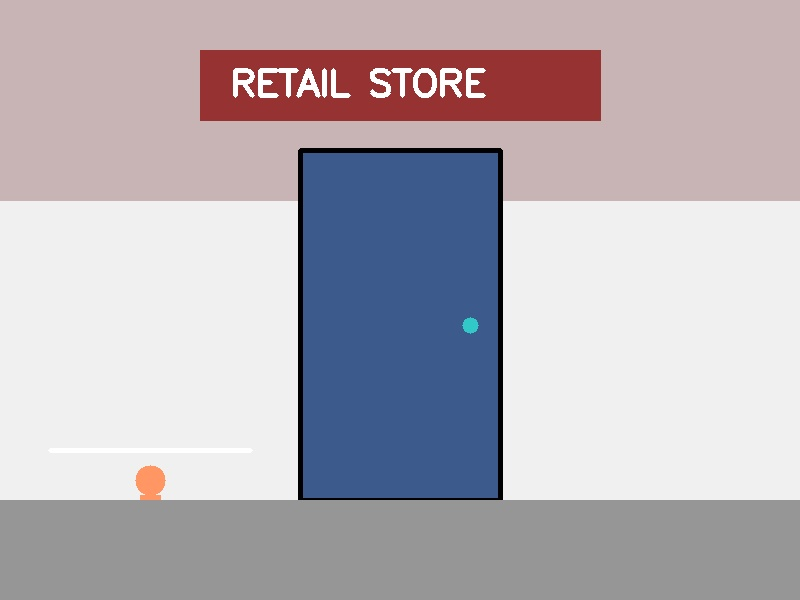
#> input picture ada_compliance_system/test_images/realistic_store.jpg, 800 x 600 px
$ python test_pipeline.py
#> lines starting #> are read from the running program, lines starting #| are printed output that depends on the picture; after the words box and inside, x2 and y2 are one past the last pixel; in counts of white or black regions, pixels touching at a corner belong together
### ada_compliance_system/video_processor.py
"""
Video Processor Module

This module handles extracting key frames from video files for analysis.
Videos contain thousands of frames, but we only need a few representative frames.

Technical concepts:
- Videos are sequences of images (frames) shown rapidly
- We extract frames at intervals rather than analyzing every single frame
- This saves computation time and API costs
"""

import cv2
import numpy as np
from pathlib import Path
from typing import List, Tuple
import config

class VideoProcessor:
    """
    Handles video file processing and frame extraction.

    Why use a class?
    - Groups related functionality together (cohesion)
    - Can maintain state (like video properties)
    - Makes code reusable and testable
    """

    # [116 lines left out: functions __init__, extract_frames, save_frames, not called in this run]

    def process_image(self, image_path: str) -> np.ndarray:
        """
        Load a single image file (not a video).

        Args:
            image_path: Path to image file

        Returns:
            Image as numpy array

        Why this method? Our system should work with both videos AND images.
        This is called "flexible input handling".
        """
        img_path = Path(image_path)

        if not img_path.exists():
            raise FileNotFoundError(f"Image file not found: {image_path}")

        # Read image file
        image = cv2.imread(str(img_path))

        if image is None:
            raise ValueError(f"Could not read image: {image_path}")

        print(f"Image loaded: {img_path.name}")
        print(f"  Size: {image.shape[1]}x{image.shape[0]} pixels")

        return image

    def __del__(self):
        """
        Destructor - cleanup when object is destroyed.

        Technical note: Always release video resources to avoid memory leaks.
        This is called "resource management".
        """
        if hasattr(self, 'video'):
            self.video.release()


# [18 lines left out: function process_video_file, not called in this run]


def process_image_file(image_path: str) -> np.ndarray:
    """
    Convenience function to load a single image.

    Args:
        image_path: Path to image file

    Returns:
        Image as numpy array
    """
    processor = VideoProcessor.__new__(VideoProcessor)  # Create without __init__
    return processor.process_image(image_path)
#> in process_image, image is the input picture: shape (600, 800, 3); mean B, G, R 183.5, 176.4, 182.6
#|   Size: 800x600 pixels


# Demo/test code - runs when you execute this file directly
# [43 lines that do not run on import are left out]

### ada_compliance_system/object_detector.py
"""
Object Detector Module

This module handles object detection in images using YOLO-style detection.

IMPORTANT CONCEPT - Abstraction:
We're creating an "interface" (DetectionResult class and ObjectDetector class)
that defines HOW to use object detection, regardless of the specific model.
This means we can swap YOLO for another model later without changing other code.

Technical Terms:
- Bounding Box: Rectangle around a detected object [x, y, width, height]
- Confidence: How sure the model is (0.0 to 1.0, where 1.0 = 100% confident)
- Class: What type of object (door, car, person, etc.)
"""

import cv2
import numpy as np
from dataclasses import dataclass
from typing import List, Dict, Tuple
import config

@dataclass
class DetectionResult:
    """
    Data class to store information about a detected object.

    Why use @dataclass?
    - Automatically creates __init__, __repr__, etc.
    - Clean way to store structured data
    - Type hints make code more readable

    Attributes:
        class_id: Numeric ID of the object class
        class_name: Human-readable name (e.g., "car", "door")
        confidence: How confident the model is (0.0-1.0)
        bbox: Bounding box [x, y, width, height] in pixels
        center: Center point (x, y) of the bounding box
    """
    class_id: int
    class_name: str
    confidence: float
    bbox: Tuple[int, int, int, int]  # x, y, width, height
    center: Tuple[int, int]

    @property
    def x(self) -> int:
        """X coordinate of top-left corner"""
        return self.bbox[0]

    @property
    def y(self) -> int:
        """Y coordinate of top-left corner"""
        return self.bbox[1]

    @property
    def width(self) -> int:
        """Width of bounding box"""
        return self.bbox[2]

    @property
    def height(self) -> int:
        """Height of bounding box"""
        return self.bbox[3]

    # [14 lines left out: function get_crop, not called in this run]


class ObjectDetector:
    """
    Handles object detection in images.

    Architecture Pattern: This class provides a consistent interface
    whether we're using real YOLO or a mock detector.
    """

    def __init__(self, use_mock: bool = True):
        """
        Initialize the object detector.

        Args:
            use_mock: If True, use mock detection (for demo/testing)
                     If False, use real YOLO (requires ultralytics)

        Why have a mock mode?
        - Can develop/test without the full model
        - Faster for testing
        - Shows what the real output will look like
        """
        self.use_mock = use_mock
        self.confidence_threshold = config.YOLO_CONFIDENCE_THRESHOLD

        if not use_mock:
            try:
                from ultralytics import YOLO
                self.model = YOLO(config.YOLO_MODEL)
                print(f"✓ Loaded YOLO model: {config.YOLO_MODEL}")
            except ImportError:
                print("⚠ ultralytics not installed, falling back to mock mode")
                self.use_mock = True

        if self.use_mock:
            print("ℹ Using mock detector (simulated detections)")

    def detect(self, image: np.ndarray) -> List[DetectionResult]:
        """
        Detect objects in an image.

        Args:
            image: Image as numpy array (from VideoProcessor)

        Returns:
            List of DetectionResult objects

        This is the main method - it analyzes the image and returns
        all detected objects with their locations and classifications.
        """
        if self.use_mock:
            return self._mock_detect(image)
        else:
            return self._yolo_detect(image)

    def _mock_detect(self, image: np.ndarray) -> List[DetectionResult]:
        """
        Mock detection for testing/demo purposes.

        Simulates finding objects using simple computer vision techniques:
        - Edge detection to find rectangular shapes (doors, signs)
        - Color detection for specific features

        This is simplified but demonstrates the concept.
        """
        height, width = image.shape[:2]
        detections = []

        # Convert to grayscale for edge detection
        gray = cv2.cvtColor(image, cv2.COLOR_BGR2GRAY)

        # Use Canny edge detection to find edges
        # Technical: Canny finds rapid changes in brightness (edges)
        edges = cv2.Canny(gray, 50, 150)

        # Find contours (continuous edges forming shapes)
        contours, _ = cv2.findContours(edges, cv2.RETR_EXTERNAL,
                                       cv2.CHAIN_APPROX_SIMPLE)

        # Analyze each contour to simulate object detection
        for contour in contours:
            # Get bounding rectangle
            x, y, w, h = cv2.boundingRect(contour)

            # Filter by size - ignore tiny or huge detections
            area = w * h
            if area < 1000 or area > (width * height * 0.5):
                continue

            # Simulate classification based on aspect ratio and position
            aspect_ratio = w / h if h > 0 else 0

            # Heuristics (rules of thumb) to guess object type:
            if 0.3 < aspect_ratio < 0.7 and y > height * 0.3:
                # Tall and thin, lower in image = likely a door
                class_id = 0
                class_name = "door"
                confidence = 0.75
            elif aspect_ratio > 1.5 and w > width * 0.2:
                # Wide rectangle = possibly a vehicle
                class_id = 2
                class_name = "car"
                confidence = 0.65
            elif w < width * 0.3 and h < height * 0.3:
                # Small rectangle = possibly signage or obstacle
                class_id = 14
                class_name = "sign"
                confidence = 0.60
            else:
                # Unknown object
                class_id = 99
                class_name = "object"
                confidence = 0.50

            # Only keep high-confidence detections
            if confidence >= self.confidence_threshold:
                center = (x + w // 2, y + h // 2)
                detection = DetectionResult(
                    class_id=class_id,
                    class_name=class_name,
                    confidence=confidence,
                    bbox=(x, y, w, h),
                    center=center
                )
                detections.append(detection)

        print(f"  Mock detector found {len(detections)} objects")
        return detections

    # [43 lines left out: function _yolo_detect, not called in this run]

    def filter_relevant_objects(self, detections: List[DetectionResult]) -> List[DetectionResult]:
        """
        Filter detections to only keep ADA-relevant objects.

        Args:
            detections: All detected objects

        Returns:
            Filtered list of only relevant objects

        Why filter?
        - YOLO detects 80 different object types
        - We only care about ~15 for accessibility
        - Reduces noise and API costs (fewer objects to analyze)
        """
        relevant = []

        for detection in detections:
            # Check if this class is in our relevant classes list
            if detection.class_id in config.RELEVANT_CLASSES:
                relevant.append(detection)
                print(f"  ✓ Found relevant object: {detection.class_name} "
                      f"({detection.confidence:.2f} confidence)")

        return relevant


def visualize_detections(image: np.ndarray,
                        detections: List[DetectionResult],
                        save_path: str = None) -> np.ndarray:
    """
    Draw bounding boxes on the image to visualize detections.

    Args:
        image: Original image
        detections: List of detected objects
        save_path: Optional path to save the annotated image

    Returns:
        Annotated image with bounding boxes

    Why visualize?
    - Helps debug detection issues
    - Shows users what was detected
    - Makes the demo more impressive!
    """
    # Make a copy so we don't modify the original
    annotated = image.copy()

    for detection in detections:
        x, y, w, h = detection.bbox

        # Choose color based on object type
        color = (0, 255, 0)  # Default green

        # Draw rectangle
        cv2.rectangle(annotated, (x, y), (x + w, y + h),
                     color, config.BBOX_THICKNESS)

        # Create label text
        label = f"{detection.class_name}: {detection.confidence:.2f}"

        # Calculate text size for background
        (text_w, text_h), _ = cv2.getTextSize(
            label, cv2.FONT_HERSHEY_SIMPLEX,
            config.FONT_SCALE, config.FONT_THICKNESS
        )

        # Draw label background (for readability)
        cv2.rectangle(annotated, (x, y - text_h - 10),
                     (x + text_w, y), color, -1)

        # Draw label text
        cv2.putText(annotated, label, (x, y - 5),
                   cv2.FONT_HERSHEY_SIMPLEX, config.FONT_SCALE,
                   (255, 255, 255), config.FONT_THICKNESS)

    if save_path:
        cv2.imwrite(save_path, annotated)
        print(f"✓ Saved annotated image to: {save_path}")

    return annotated


# Demo/test code
# [43 lines that do not run on import are left out]

### ada_compliance_system/test_pipeline.py
#!/usr/bin/env python3
"""
Integrated Test: Video Processing + Object Detection

This script demonstrates the complete pipeline so far:
1. Load an image (or extract frames from video)
2. Detect objects in the image
3. Filter for ADA-relevant objects
4. Visualize the results
"""

import config
from video_processor import process_image_file
from object_detector import ObjectDetector, visualize_detections

def test_full_pipeline():
    """Test the complete detection pipeline"""

    print("=" * 70)
    print("INTEGRATED TEST: Image Processing → Object Detection")
    print("=" * 70)

    # Step 1: Load image
    print("\n[Step 1] Loading test image...")
    test_image = config.TEST_IMAGES_DIR / "realistic_store.jpg"

    if not test_image.exists():
        print(f"⚠ Test image not found: {test_image}")
        print("Creating a test image...")
        import cv2
        import numpy as np

        # Quick test image
        img = np.ones((400, 600, 3), dtype=np.uint8) * 200
        cv2.rectangle(img, (100, 100), (500, 300), (100, 100, 200), -1)
        cv2.putText(img, "TEST ENTRANCE", (150, 220),
                   cv2.FONT_HERSHEY_SIMPLEX, 1.5, (255, 255, 255), 3)
        cv2.imwrite(str(test_image), img)

    image = process_image_file(str(test_image))
    print(f"✓ Loaded image: {image.shape[1]}x{image.shape[0]} pixels")
#| ✓ Loaded image: 800x600 pixels

    # Step 2: Initialize detector
    print("\n[Step 2] Initializing object detector...")
    detector = ObjectDetector(use_mock=True)
    print("✓ Detector ready")

    # Step 3: Detect objects
    print("\n[Step 3] Running object detection...")
    all_detections = detector.detect(image)
#> in _mock_detect, `gray = cv2.cvtColor(image, cv2.COLOR_BGR2GRAY)`:
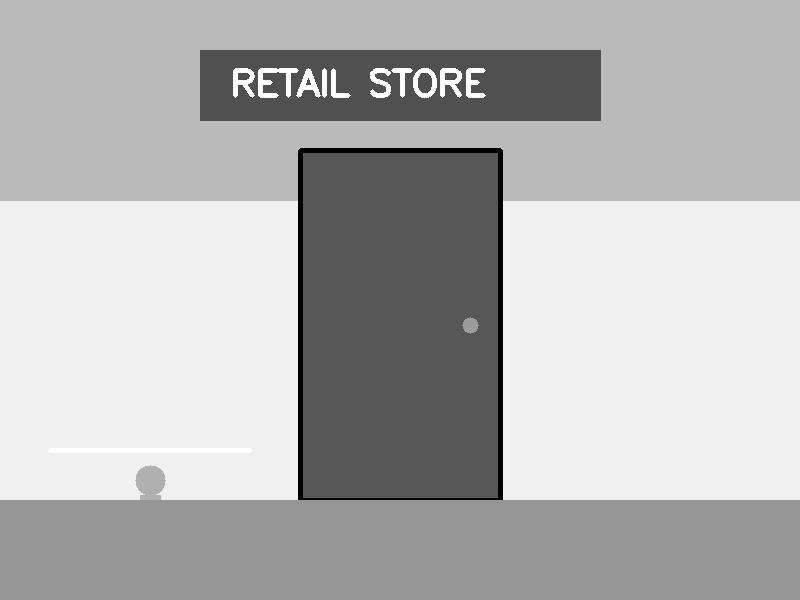
#> gray: shape (600, 800); min 0, max 255, mean 179.1
#> in _mock_detect, `edges = cv2.Canny(gray, 50, 150)`:
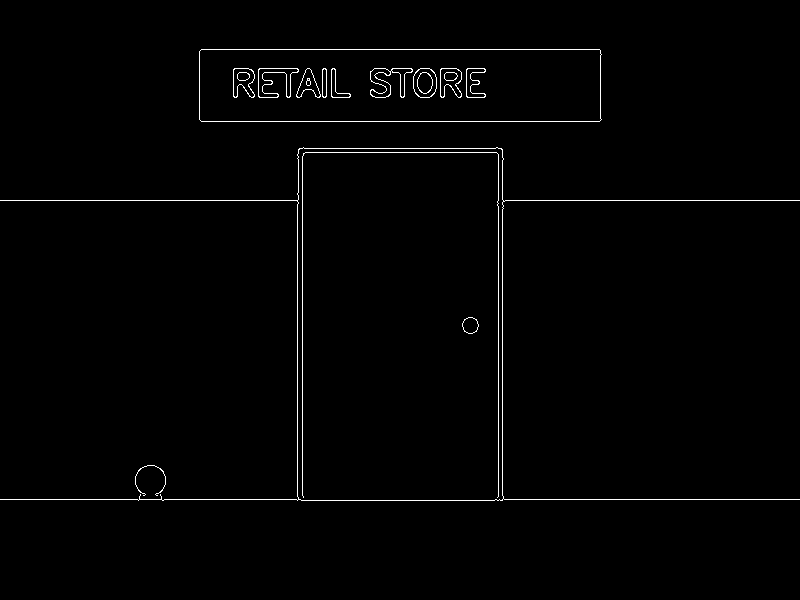
#> edges: shape (600, 800); 1.2% white in thin lines or dots, all inside (x1, y1, x2, y2) = (0, 49, 800, 501)
#> in _mock_detect, `contours, _ = cv2.findContours(edges, cv2.RETR_EXTERNAL, cv2.CHAIN_APP..`: contours = 3 contours, 1 with area under 20; largest, box (x1, y1, x2, y2) and area: (0, 147, 800, 501) 72116, (199, 49, 602, 122) 28869
#> the loop in _mock_detect, `for contour in contours:` made 3 passes
#> (x, y, w, h, area, aspect_ratio, class_id, class_name) on pass 3: (199, 49, 403, 73, 29419, 5.52, 2, 'car')
#> (x, y, w, h, area) on passes 1 to 2: (135, 465, 31, 31, 961), (0, 147, 800, 354, 283200)
#> after the loop in _mock_detect, `for contour in contours:`: detections = 1 item
#|   Mock detector found 1 objects
#> all_detections = 1 item
    print(f"✓ Raw detections: {len(all_detections)} objects found")
#| ✓ Raw detections: 1 objects found

    if all_detections:
        print("\nAll detected objects:")
        for i, det in enumerate(all_detections, 1):
            print(f"  {i}. {det.class_name:12s} "
                  f"bbox: ({det.x:3d}, {det.y:3d}, {det.width:3d}, {det.height:3d}) "
                  f"conf: {det.confidence:.2f}")
#> this loop made 1 pass
#> i on pass 1: 1
#|   1. car          bbox: (199,  49, 403,  73) conf: 0.65

    # Step 4: Filter for ADA-relevant objects
    print("\n[Step 4] Filtering for ADA-relevant objects...")
    relevant_detections = detector.filter_relevant_objects(all_detections)
#> the loop in filter_relevant_objects, `for detection in detections:` made 1 pass
#|   ✓ Found relevant object: car (0.65 confidence)
#> relevant_detections = 1 item
    print(f"✓ Relevant objects: {len(relevant_detections)}")
#| ✓ Relevant objects: 1

    # Step 5: Visualize results
    print("\n[Step 5] Creating visualization...")
    output_path = str(config.OUTPUTS_DIR / "pipeline_test_result.jpg")
    annotated = visualize_detections(image, all_detections, output_path)
#> the loop in visualize_detections, `for detection in detections:` made 1 pass
#> (x, y, w, h, color, label, text_w, text_h) on pass 1: (199, 49, 403, 73, (0, 255, 0), 'car: 0.65', 90, 14)
#> after the loop in visualize_detections, `for detection in detections:`:
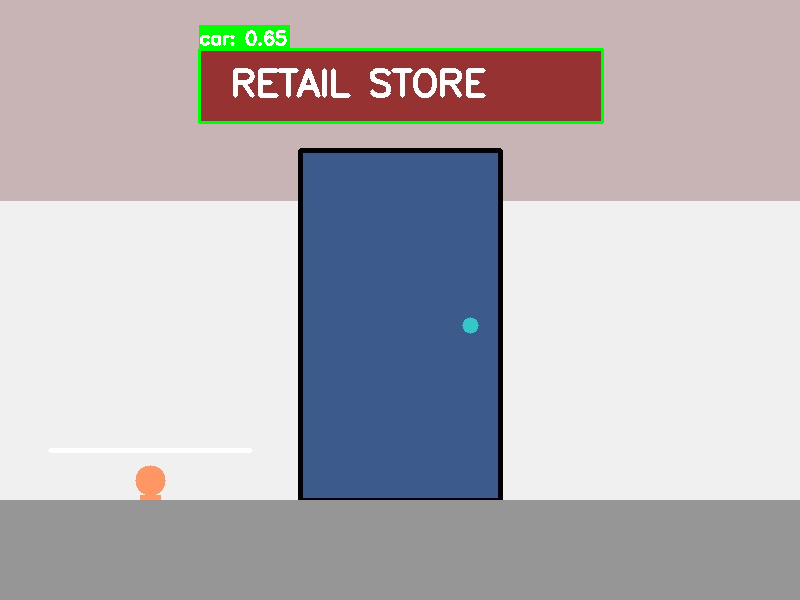
#> annotated: shape (600, 800, 3); 1.03% of pixels changed, all inside (x1, y1, x2, y2) = (198, 25, 604, 124)
    print(f"✓ Saved to: {output_path}")

    # Summary
    print("\n" + "=" * 70)
    print("PIPELINE TEST COMPLETE")
    print("=" * 70)
    print(f"Total detections:    {len(all_detections)}")
#| Total detections:    1
    print(f"Relevant objects:    {len(relevant_detections)}")
#| Relevant objects:    1
    print(f"Output saved:        {output_path}")
    print("\nNext step: Send relevant objects to Claude for ADA analysis!")
    print("=" * 70)

    return image, all_detections, relevant_detections


if __name__ == "__main__":
    test_full_pipeline()
